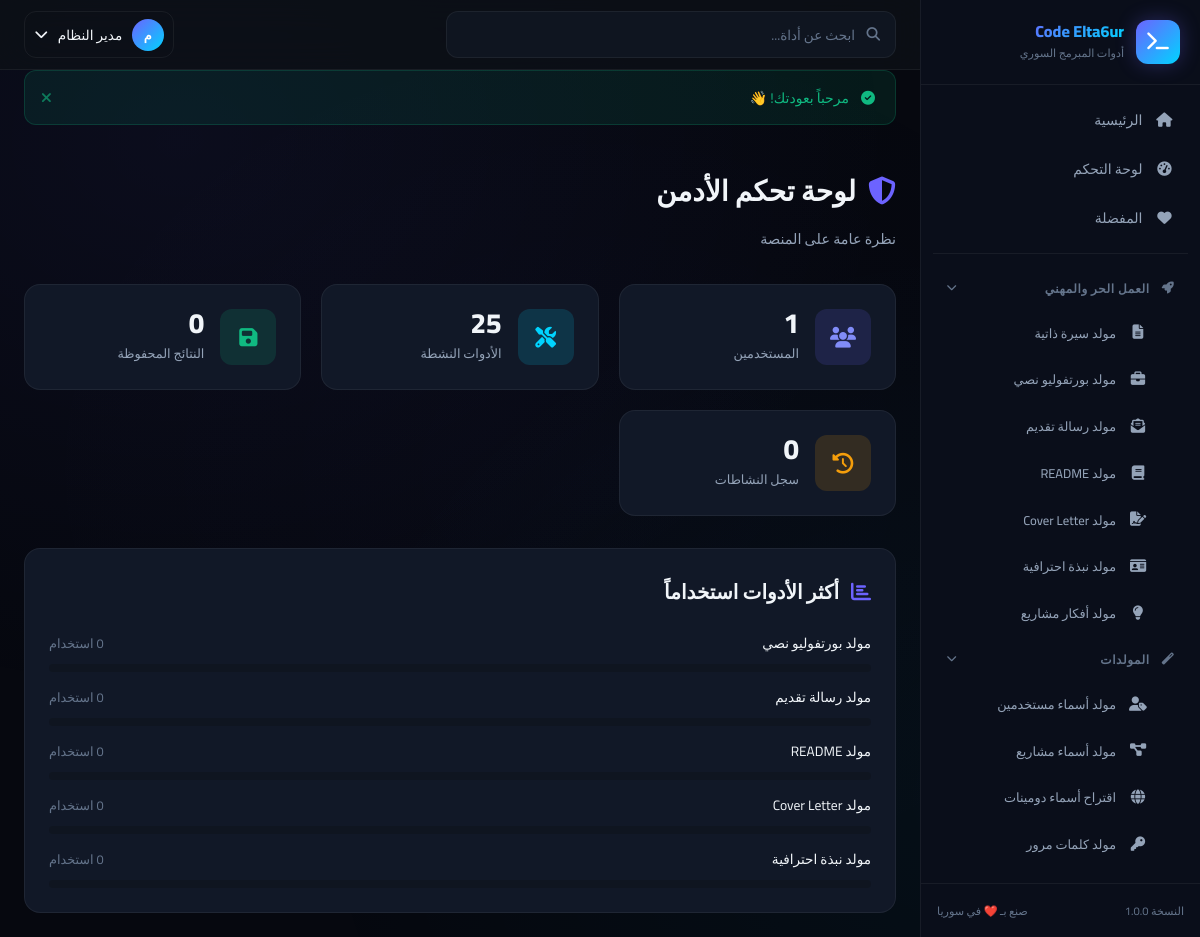
/admin/index.php (signed in), run on the app's committed database.
### tables this page shows
CREATE TABLE IF NOT EXISTS `tools` (
    `id` INT UNSIGNED AUTO_INCREMENT PRIMARY KEY,
    `name` VARCHAR(100) NOT NULL,
    `slug` VARCHAR(100) NOT NULL UNIQUE,
    `description` TEXT DEFAULT NULL,
    `icon` VARCHAR(50) DEFAULT 'fa-wrench',
    `category` VARCHAR(50) DEFAULT 'general',
    `status` TINYINT(1) DEFAULT 1,
    `sort_order` INT DEFAULT 0,
    `usage_count` INT UNSIGNED DEFAULT 0,
    `created_at` TIMESTAMP DEFAULT CURRENT_TIMESTAMP,
    INDEX `idx_slug` (`slug`),
    INDEX `idx_category` (`category`),
    INDEX `idx_status` (`status`)
);

### includes/auth.php (called while the page is built, shortened)
<?php
function isLoggedIn() {
    return isset($_SESSION['logged_in']) && $_SESSION['logged_in'] === true;
}

### includes/functions.php (called while the page is built, shortened)
<?php
function sanitize($input) {
    return htmlspecialchars(strip_tags(trim($input)), ENT_QUOTES, 'UTF-8');
}
function getAllTools($activeOnly = true) {
    $db = getDB();
    $sql = "SELECT * FROM tools";
    if ($activeOnly) {
        $sql .= " WHERE status = 1";
    }
    $sql .= " ORDER BY sort_order ASC";
    return $db->query($sql)->fetchAll();
}
function getStats() {
    $db = getDB();
    return [
        'users' => $db->query("SELECT COUNT(*) as c FROM users")->fetch()['c'],
        'tools' => $db->query("SELECT COUNT(*) as c FROM tools WHERE status = 1")->fetch()['c'],
        'outputs' => $db->query("SELECT COUNT(*) as c FROM user_outputs")->fetch()['c'],
        'logs' => $db->query("SELECT COUNT(*) as c FROM logs")->fetch()['c'],
        'top_tools' => $db->query("SELECT name, usage_count FROM tools ORDER BY usage_count DESC LIMIT 5")->fetchAll()
    ];
}

### admin/index.php (the view, shortened to what this page needs)
<?php
$currentPage = 'admin-dashboard';
$stats = getStats();
include __DIR__ . '/../includes/header.php';
?>
<div class="page-header">
    <h1 class="page-title"><i class="fas fa-shield-alt"></i> لوحة تحكم الأدمن</h1>
    <p class="page-subtitle">نظرة عامة على المنصة</p>
</div>
<div class="stats-grid">
    <div class="stat-card"><div class="stat-icon purple"><i class="fas fa-users"></i></div><div><div class="stat-value"><?= $stats['users'] ?></div><div class="stat-label">المستخدمين</div></div></div>
    <div class="stat-card"><div class="stat-icon blue"><i class="fas fa-tools"></i></div><div><div class="stat-value"><?= $stats['tools'] ?></div><div class="stat-label">الأدوات النشطة</div></div></div>
    <div class="stat-card"><div class="stat-icon green"><i class="fas fa-save"></i></div><div><div class="stat-value"><?= $stats['outputs'] ?></div><div class="stat-label">النتائج المحفوظة</div></div></div>
    <div class="stat-card"><div class="stat-icon orange"><i class="fas fa-history"></i></div><div><div class="stat-value"><?= $stats['logs'] ?></div><div class="stat-label">سجل النشاطات</div></div></div>
</div>
<div class="card">
    <h3 class="section-title"><i class="fas fa-chart-bar"></i> أكثر الأدوات استخداماً</h3>
    <?php if (!empty($stats['top_tools'])): ?>
    <div style="display:flex;flex-direction:column;gap:0.75rem">
        <?php
        foreach ($stats['top_tools'] as $t):
        ?>
        <div>
            <div class="d-flex align-center justify-between mb-1">
                <span style="font-size:0.85rem"><?= sanitize($t['name']) ?></span>
                <span style="font-size:0.8rem;color:var(--text-muted)"><?= $t['usage_count'] ?> استخدام</span>
            </div>
            <div style="height:8px;background:var(--bg-input);border-radius:4px;overflow:hidden">
            </div>
        </div>
        <?php endforeach; ?>
    </div>
    <?php else: ?>
    <p style="color:var(--text-muted)">لا توجد بيانات بعد</p>
    <?php endif; ?>
</div>
<?php include __DIR__ . '/../includes/footer.php'; ?>

### includes/sidebar.php (shortened to what this page needs)
<?php
$categories = [
    'career' => ['name' => 'العمل الحر والمهني', 'icon' => 'fa-rocket'],
    'generators' => ['name' => 'المولدات', 'icon' => 'fa-magic'],
    'text' => ['name' => 'النصوص والأكواد', 'icon' => 'fa-code'],
    'productivity' => ['name' => 'الإنتاجية', 'icon' => 'fa-chart-line']
];
try {
    $allTools = getAllTools();
    $toolsByCategory = [];
    foreach ($allTools as $tool) {
        $toolsByCategory[$tool['category']][] = $tool;
    }
} catch (Exception $e) {
    $toolsByCategory = [];
}
?>
<aside class="sidebar" id="sidebar">
    <div class="sidebar-header">
        <a href="<?= BASE_URL ?>" class="sidebar-logo">
            <div class="logo-icon">
                <i class="fas fa-terminal"></i>
            </div>
            <div class="logo-text">
                <span class="logo-title">Code Elta6ur</span>
                <span class="logo-subtitle">أدوات المبرمج السوري</span>
            </div>
        </a>
    </div>
    <nav class="sidebar-nav">
        <a href="<?= BASE_URL ?>" class="nav-item <?= $currentPage === 'home' ? 'active' : '' ?>">
            <i class="fas fa-home"></i>
            <span>الرئيسية</span>
        </a>
        <?php if (isLoggedIn()): ?>
        <a href="<?= BASE_URL ?>user/dashboard.php" class="nav-item <?= $currentPage === 'dashboard' ? 'active' : '' ?>">
            <i class="fas fa-tachometer-alt"></i>
            <span>لوحة التحكم</span>
        </a>
        <a href="<?= BASE_URL ?>user/favorites.php" class="nav-item <?= $currentPage === 'favorites' ? 'active' : '' ?>">
            <i class="fas fa-heart"></i>
            <span>المفضلة</span>
        </a>
        <?php endif; ?>
        <div class="nav-divider"></div>
        <?php foreach ($categories as $catKey => $catInfo): ?>
        <div class="nav-group">
            <div class="nav-group-title">
                <i class="fas <?= $catInfo['icon'] ?>"></i>
                <span><?= $catInfo['name'] ?></span>
                <i class="fas fa-chevron-down nav-group-arrow"></i>
            </div>
            <div class="nav-group-items">
                <?php if (isset($toolsByCategory[$catKey])): ?>
                <?php foreach ($toolsByCategory[$catKey] as $tool): ?>
                <a href="<?= BASE_URL ?>tool.php?slug=<?= $tool['slug'] ?>"
                   class="nav-item nav-sub-item <?= (isset($currentTool) && $currentTool === $tool['slug']) ? 'active' : '' ?>">
                    <i class="fas <?= $tool['icon'] ?>"></i>
                    <span><?= sanitize($tool['name']) ?></span>
                </a>
                <?php endforeach; ?>
                <?php endif; ?>
            </div>
        </div>
        <?php endforeach; ?>
    </nav>
    <div class="sidebar-footer">
        <div class="sidebar-footer-text">
            <span>النسخة <?= APP_VERSION ?></span>
            <span>صنع بـ ❤️ في سوريا</span>
        </div>
    </div>
</aside>

### data on the page
tools: name "مولد سيرة ذاتية"
tools: name "مولد بورتفوليو نصي"
tools: name "مولد رسالة تقديم"
tools: name "مولد README"
tools: name "مولد Cover Letter"
tools: name "مولد نبذة احترافية"
tools: name "مولد أفكار مشاريع"
tools: name "مولد أسماء مستخدمين"
tools: name "مولد أسماء مشاريع"
tools: name "اقتراح أسماء دومينات"
tools: name "مولد كلمات مرور"
tools: status "1", usage_count "0"

### other printed values
$catInfo['name'] "العمل الحر والمهني"
$catInfo['name'] "المولدات"
APP_VERSION "1.0.0"
mb_substr($_SESSION['user_name'], 0, 1) "م"
$_SESSION['user_name'] "مدير النظام"
$flash['message'] "مرحباً بعودتك! 👋"
$stats['tools'] "25"
